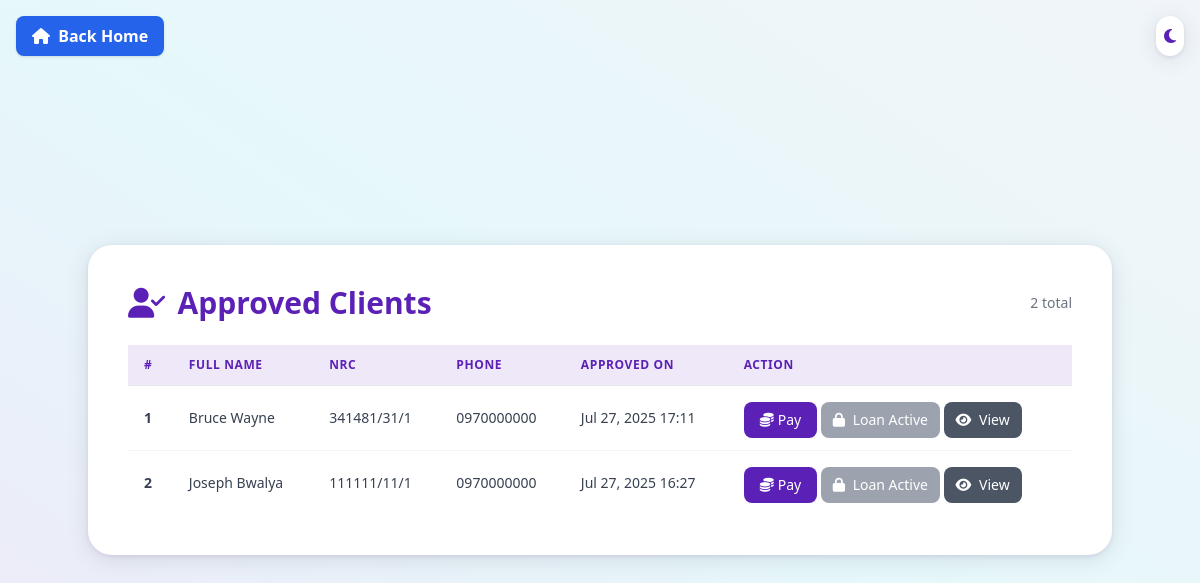
Page /clients/approved-clients/ (signed in) on the committed database.
### clients/models.py (models this page shows, shortened)
class Client(models.Model):
    full_name = models.CharField(max_length=100)
    nrc = models.CharField(max_length=20)
    phone_number = models.CharField(max_length=20)
    passport_photo = models.ImageField(upload_to='photos/')
    signature = models.ImageField(upload_to='signatures/')
    business_name = models.CharField(max_length=255, blank=True, null=True)
    address = models.TextField(blank=True, null=True)
    MARITAL_STATUS_CHOICES = [
        ('single', 'Single'),
        ('married', 'Married'),
        ('divorced', 'Divorced'),
        ('widowed', 'Widowed'),
    ]
    marital_status = models.CharField(max_length=10, choices=MARITAL_STATUS_CHOICES, blank=True, null=True)
    relationship_with_witness = models.CharField(max_length=255, blank=True, null=True)
    surety_name = models.CharField(max_length=100)
    surety_value = models.DecimalField(max_digits=10, decimal_places=2, blank=True, null=True)
    surety_make = models.CharField(max_length=255, blank=True, null=True)
    witness_name = models.CharField(max_length=100)
    witness_nrc = models.CharField(max_length=20)
    witness_phone = models.CharField(max_length=20)
    created_by = models.ForeignKey(settings.AUTH_USER_MODEL, on_delete=models.CASCADE)
    created_at = models.DateTimeField(auto_now_add=True)
    approved = models.BooleanField(default=False)
    rejected = models.BooleanField(default=False)

### clients/views.py (the view)
# urls.py: path('approved-clients/', views.view_approved_clients, name='view_approved_clients'),
@login_required
def view_approved_clients(request):
    approved_clients = Client.objects.filter(
        created_by=request.user,
        approved=True
    ).distinct().order_by('-created_at')
    for client in approved_clients:
        latest_loan = client.loans.filter(approved=True).order_by('-created_at').first()
        client.latest_loan = latest_loan
        if latest_loan:
            due_date = latest_loan.created_at.date() + timedelta(days=latest_loan.repayment_days.count())
            client.due_date = due_date
            has_unpaid = latest_loan.repayment_days.filter(is_paid=False).exists()
            client.can_apply = not has_unpaid
        else:
            client.can_apply = True
    return render(request, 'clients/view_approved_clients.html', {
        'approved_clients': approved_clients
    })

### clients/models.py (called while the page is built)
    @property
    def total_with_interest(self):
        total = self.amount + (self.amount * self.interest_rate / Decimal('100'))
        return total.quantize(Decimal("0.01"), rounding=ROUND_HALF_UP)

    def total_paid(self):
        return self.repayment_days.filter(is_paid=True).aggregate(
            total=models.Sum('amount_paid')
        )['total'] or Decimal('0.00')

    def balance(self):
        return max(self.total_with_interest - self.total_paid(), Decimal('0.00'))

    @property
    def due_date(self):
        last_day = self.repayment_days.order_by('-day_number').first()
        return last_day.date if last_day else None

### clients/templates/clients/view_approved_clients.html (shortened to what this page needs)
{% load static %}
<!DOCTYPE html>
<html lang="en" class="dark">
  <head>
    <script src="https://cdn.tailwindcss.com"></script>
    <link
      rel="stylesheet"
      href="https://cdnjs.cloudflare.com/ajax/libs/font-awesome/6.4.2/css/all.min.css"
    />
  </head>
  <body
    class="bg-gradient-to-tr from-primary/10 via-accent/10 to-slate-100 dark:from-surface-dark dark:via-primary-dark/10 dark:to-surface-dark min-h-screen flex flex-col transition-colors duration-300"
  >
    <button
      id="darkToggle"
      aria-label="Toggle dark mode"
      class="fixed top-4 right-4 z-20 text-primary dark:text-accent bg-white dark:bg-surface-dark shadow-neu rounded-full p-2 focus:outline-none transition-colors duration-200"
    >
      <i id="darkIcon" class="fa-solid fa-moon"></i>
    </button>
    <a
      href="{% url 'officer_dashboard' %}"
      class="fixed top-4 left-4 z-50 bg-blue-600 hover:bg-blue-700 text-white font-semibold px-4 py-2 rounded-lg shadow transition"
    >
      <i class="fa-solid fa-house mr-1"></i> Back Home
    </a>
    <main
      class="flex-1 flex flex-col items-center justify-center px-4 py-10 md:py-12"
    >
      <section
        class="w-full max-w-5xl bg-white dark:bg-surface-dark rounded-3xl shadow-neu p-6 md:p-10 transition-colors duration-300"
      >
        <div class="flex items-center justify-between mb-6">
          <h1
            class="text-2xl md:text-3xl font-extrabold text-primary dark:text-accent flex items-center gap-3"
          >
            <i class="fa-solid fa-user-check"></i> Approved Clients
          </h1>
          <span class="text-sm text-gray-500 dark:text-gray-400"
            >{{ approved_clients.count }} total</span
          >
        </div>
        {% if approved_clients %}
        <div class="overflow-x-auto">
          <table
            class="min-w-full divide-y divide-gray-200 dark:divide-gray-700 text-sm text-left"
          >
            <thead
              class="bg-primary/10 dark:bg-surface-dark/70 text-primary dark:text-accent uppercase text-xs tracking-wider"
            >
              <tr>
                <th class="px-4 py-3">#</th>
                <th class="px-4 py-3">Full Name</th>
                <th class="px-4 py-3">NRC</th>
                <th class="px-4 py-3">Phone</th>
                <th class="px-4 py-3">Approved On</th>
                <th class="px-4 py-3">Action</th>
              </tr>
            </thead>
            <tbody id="clientsTableBody" class="divide-y divide-gray-100 dark:divide-gray-800 text-gray-700 dark:text-gray-200">
              {% for client in approved_clients %}
             <tr class="hover:bg-primary/5 dark:hover:bg-accent/5 transition">
                <td class="px-4 py-3 font-bold">{{ forloop.counter }}</td>
                <td class="px-4 py-3">{{ client.full_name }}</td>
                <td class="px-4 py-3">{{ client.nrc }}</td>
                <td class="px-4 py-3">{{ client.phone_number }}</td>
                <td class="px-4 py-3">
                  {{ client.created_at|date:"M d, Y H:i" }}
                </td>
                <td class="px-4 py-3">
                  <button
                    class="submit-payment-btn bg-primary text-white px-4 py-2 rounded-lg hover:bg-primary-dark dark:bg-accent dark:hover:bg-primary-dark transition"
                    data-client-id="{{ client.id }}"
                    data-client-name="{{ client.full_name }}"
                    data-client-amount="{{ client.amount }}"
                    data-loan-id="{{ client.latest_loan.id }}"
                  >
                    <i class="fa-solid fa-coins mr-1"></i>Pay
                  </button>
                  {% if client.can_apply %}
                    <button
                      class="apply-loan-btn bg-green-600 text-white px-3 py-2 rounded-lg hover:bg-green-700 transition"
                      data-client-id="{{ client.id }}"
                      data-client-name="{{ client.full_name }}"
                    >
                      <i class="fa-solid fa-file-signature mr-1"></i> Apply
                    </button>
                  {% else %}
                    <button
                      class="bg-gray-400 text-white px-3 py-2 rounded-lg cursor-not-allowed transition"
                      disabled
                      title="Cannot apply — loan still active"
                    >
                      <i class="fa-solid fa-lock mr-1"></i> Loan Active
                    </button>
                  {% endif %}
                  <button class="view-more-btn bg-gray-600 text-white px-3 py-2
                  rounded-lg hover:bg-gray-700 transition mt-1"
                  data-client-name="{{ client.full_name }}"
                  data-nrc="{{client.nrc }}"
                  data-phone="{{ client.phone_number }}"
                  data-surety-name="{{ client.surety_name }}"
                  data-surety-nrc="{{ client.surety_nrc }}"
                  data-surety-phone="{{ client.surety_phone }}"
                  data-witness-name="{{ client.witness_name }}"
                  data-witness-nrc="{{ client.witness_nrc }}"
                  data-witness-phone="{{ client.witness_phone }}"
                  {% if client.latest_loan %}
                    data-has-loan="true"
                    data-loan-amount="{{ client.latest_loan.amount }}"
                    data-loan-interest="{{ client.latest_loan.amount|floatformat:2 }}"
                    data-loan-total="{{ client.latest_loan.amount|add:client.latest_loan.amount|floatformat:2 }}"
                    data-loan-paid="{{ client.latest_loan.total_paid }}"
                    data-loan-balance="{{ client.latest_loan.balance }}"
                    data-loan-days="{{ client.latest_loan.days_to_pay }}"
                    data-loan-created="{{ client.latest_loan.created_at|date:'Y-m-d' }}"
                    data-loan-due="{{ client.latest_loan.due_date }}"
                    data-loan-payments="{{ client.latest_loan.payments.count }}"
                  {% else %}
                    data-has-loan="false"
                  {% endif %}>
                  <i class="fa-solid fa-eye mr-1"></i> View
                </td>
              </tr>
              {% endfor %}
            </tbody>
          </table>
        </div>
        {% endif %}
      </section>
    </main>
  </body>
</html>

### rows in the picture
Client: full_name "Bruce Wayne", nrc "341481/31/1", phone_number "0970000000", created_at "Jul 27, 2025 17:11", shows "Loan Active"
Client: full_name "Joseph Bwalya", nrc "111111/11/1", phone_number "0970000000", created_at "Jul 27, 2025 16:27", shows "Loan Active"

### other values in the picture
{{ approved_clients.count }} "2"
